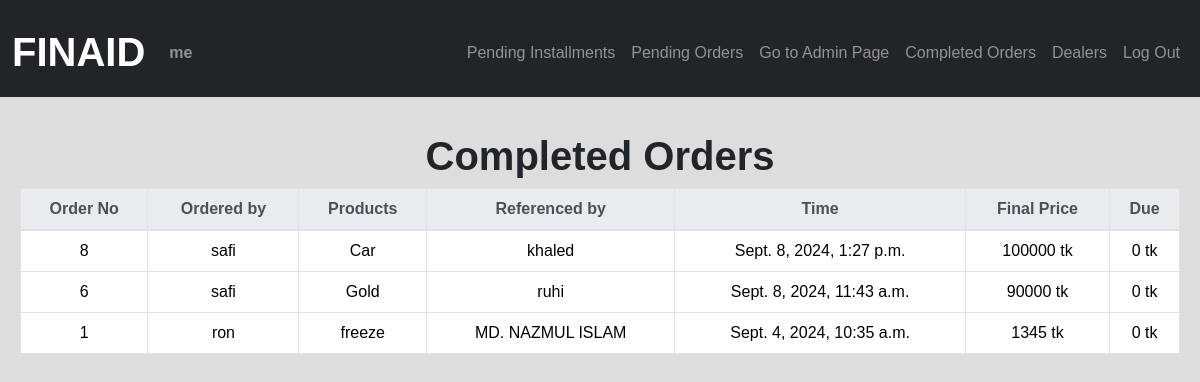
The app's page /paid_products (signed in) with its own data.
### finaidbd/models.py (models this page shows, shortened)
class User(AbstractUser):
    pass

class Order(models.Model):
    product = models.CharField(max_length=1000)
    ordered_by = models.ForeignKey(User, on_delete=models.CASCADE, related_name="orderer")
    referenced_by = models.ForeignKey(Deal_officer, on_delete=models.CASCADE, related_name="refer")
    time = models.DateTimeField(auto_now_add=True)
    maxim_price = models.IntegerField()
    monthly_pay = models.IntegerField()
    is_accept = models.BooleanField(default=False)
    final_price = models.IntegerField(blank=True, null=True)
    mnthpay_final = models.IntegerField(blank=True, null=True)
    due = models.IntegerField(blank=True, null=True)
    is_complete = models.BooleanField(default=False)

class Deal_officer(models.Model):
    name = models.CharField(max_length=64)
    mobile = models.IntegerField()
    pic = models.ImageField(upload_to='images/', blank=True, null=True)

### finaidbd/views.py (the view)
# urls.py: path("paid_products", views.paid, name="paid"),
@login_required
def paid(request):
        d = Order.objects.filter(is_accept=True, is_complete=True).order_by('time').reverse()
        p_ordr = Order.objects.filter(is_accept=True, is_complete=True, ordered_by=request.user).order_by('time').reverse()
        return render(request, "finaidbd/index.html", {
         "orders": d,
         "p_orders": p_ordr,
         "heading": "Completed",
         "heading_gu": "Completed Orders"
        })

### finaidbd/templates/finaidbd/index.html (shortened to what this page needs)
{% extends "finaidbd/layout.html" %}
{% block body %}
    {% if user.is_authenticated %}
        {% if user.is_superuser %}
                <div style="padding:10px; margin:10px;">
                <h1 class="h1" style="text-align: center;">{{ heading }} Orders</h1>
                <table class="table table-bordered table-hover table striped">
                    <thead class="thead-light">
                        <tr style="text-align:center;">
                            <th>Order No</th>
                            <th>Ordered by</th>
                            <th>Products</th>
                            <th>Referenced by</th>
                            <th>Time</th>
                            <th>Final Price</th>
                            <th>Due</th>
                        </tr>
                    </thead>
                    <tbody>
                        {% for order in orders %}
                        <tr style="text-align:center;" onclick="window.location.href=`{% url 'installment' order.id %}`">
                            <td>{{ order.id }}</td>
                            <td>{{ order.ordered_by }}</td>
                            <td>{{ order.product }}</td>
                            <td>{{ order.referenced_by.name }}</td>
                            <td>{{ order.time }}</td>
                            <td>{{ order.final_price }} tk</td>
                            <td>{{ order.due }} tk</td>
                        </tr>
                        {% empty %}
                        <tr>
                            <td style="text-align:center;" colspan="7">No {{ heading }} Orders Yet</td>
                        </tr>
                        {% endfor %}
                    </tbody>
                </table>
            </div>
        {% endif %}
    {% endif %}
{% endblock %}

### finaidbd/templates/finaidbd/layout.html (shortened to what this page needs)
{% load static %}
<!DOCTYPE html>
<html>
    <head>
        <link rel="stylesheet" href="https://stackpath.bootstrapcdn.com/bootstrap/4.4.1/css/bootstrap.min.css">
        <link href="https://cdn.jsdelivr.net/npm/bootstrap@5.3.3/dist/css/bootstrap.min.css" rel="stylesheet">
        <link rel="stylesheet" type="text/css" href="{% static 'finaidbd/styles.css' %}">
        <link rel="stylesheet" href="https://cdn.jsdelivr.net/npm/bootstrap-icons@1.10.5/font/bootstrap-icons.css">
    </head>
    <body>
        <nav class="bg-dark navbar navbar-expand-md navbar-dark">
            <div class="container-fluid">
                <a class="navbar-brand" href="{% url 'index' %}"><h1 class="h1">FINAID</h1></a>
                <div class="collapse navbar-collapse" id="navbar">
                    <ul class="navbar-nav me-auto mt-2">
                        {% if user.is_authenticated %}
                            <li class="nav-item">
                                <a class="nav-link" href="#" id="pro"><strong>{{ user.username }}</strong></a>
                            </li>
                        {% endif %}
                    </ul>
                    <ul class="navbar-nav ms-auto mt-2">
                        {% if user.is_authenticated and user.is_superuser %}
                            <li class="nav-item">
                                <a class="nav-link" href="{% url 'pnd_inst' %}">Pending Installments</a>
                            </li>
                            <li class="nav-item">
                                <a class="nav-link" href="{% url 'pnd_ordr' %}">Pending Orders</a>
                            </li>
                            <li class="nav-item">
                                <a class="nav-link" href="{% url 'admin:index' %}">Go to Admin Page</a>
                            </li>
                        {% endif %}
                        {% if user.is_authenticated %}
                            <li class="nav-item">
                                <a class="nav-link" href="{% url 'paid' %}">Completed Orders</a>
                            </li>
                            <li class="nav-item">
                                <a class="nav-link" href="{% url 'dealers' %}">Dealers</a>
                            </li>
                            <li class="nav-item">
                                <a class="nav-link" href="{% url 'logout' %}">Log Out</a>
                            </li>
                        {% endif %}
                    </ul>
                </div>
            </div>
        </nav>
        <div class="body">
            {% block body %}
            {% endblock %}
        </div>
    </body>
</html>

### finaidbd/static/finaidbd/styles.css (style rules this page uses)
* { box-sizing: border-box; }
body { margin: 0; font-family: Arial, sans-serif; background-color: #dddddd; }
.h1 { padding-top: 15px; font-weight: bold; }
a { color: black; text-decoration: none; }

### records on screen
User: username "me"
Order: id "8", ordered_by "safi", product "Car", referenced_by.name "khaled", time "Sept. 8, 2024, 1:27 p.m.", final_price "100000", due "0"
Order: id "6", ordered_by "safi", product "Gold", referenced_by.name "ruhi", time "Sept. 8, 2024, 11:43 a.m.", final_price "90000", due "0"
Order: id "1", ordered_by "ron", product "freeze", referenced_by.name "MD. NAZMUL ISLAM", time "Sept. 4, 2024, 10:35 a.m.", final_price "1345", due "0"

### other values on screen
{{ heading }} "Completed"
